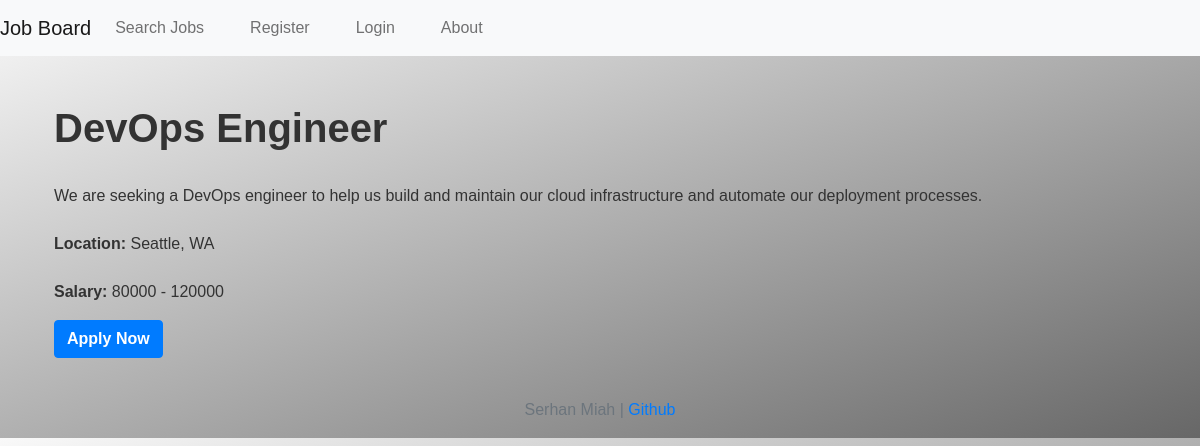
Page /job/14 on the committed database.
### project/models.py (models this page shows, shortened)
class Job(db.Model):
    id = db.Column(db.Integer, primary_key=True)
    title = db.Column(db.String(100), nullable=False)
    company = db.Column(db.String(100), nullable=False)
    description = db.Column(db.String(1000), nullable=False)
    location = db.Column(db.String(100), nullable=False)
    salary_min = db.Column(db.Integer)
    salary_max = db.Column(db.Integer)
    date_posted = db.Column(db.DateTime, nullable=False, default=datetime.utcnow)
    is_active = db.Column(db.Boolean, nullable=False, default=True)
    applicants = db.relationship('Application', backref='job', lazy=True)

### project/job_board/routes.py (the view)
@job_board.route('/job/<int:job_id>')
def job_detail(job_id):
    job = Job.query.get(job_id)
    if not job:
        return abort(404)
    return render_template('job.html', job=job)

### project/templates/job.html (shortened to what this page needs)
{% extends "base.html" %}
{% block content %}
  <div class="container">
    <h1>{{ job.title }}</h1>
    <p>{{ job.description }}</p>
    <p><strong>Location:</strong> {{ job.location }}</p>
    <p><strong>Salary:</strong> {{ job.salary_min }} - {{job.salary_max}}</p>
    <a href="/apply/{{ job.id }}" class="btn btn-primary">Apply Now</a>
  </div>
{% endblock %}

### project/static/style.css (style rules this page uses)
:root { --font-size-base: 16px; --line-height-base: 1.5; }
body { font-family: sans-serif; font-size: var(--font-size-base); line-height: var(--line-height-base); background: linear-gradient(to bottom right, #f9f9f9, #676767); color: #333; }
h1 { margin-top: 3rem; margin-bottom: 2rem; font-size: 2.5rem; font-weight: 600; }
p { margin-top: 1.5rem; }
a { color: #007bff; text-decoration: none; }
.btn { font-weight: bold; text-align: center; white-space: nowrap; vertical-align: middle; user-select: none; border: 1px solid transparent; padding: 0.375rem 0.75rem; font-size: 1rem; line-height: 1.5; border-radius: 0.25rem; transition: all 0.15s ease-in-out; }
.btn-primary { color: #fff; background-color: #007bff; border-color: #007bff; }

### rows in the picture
Job: title "DevOps Engineer", description "We are seeking a DevOps engineer to help us build and maintain our cloud infrastructure and automate our deployment processes.", location "Seattle, WA", salary_min "80000", salary_max "120000"
